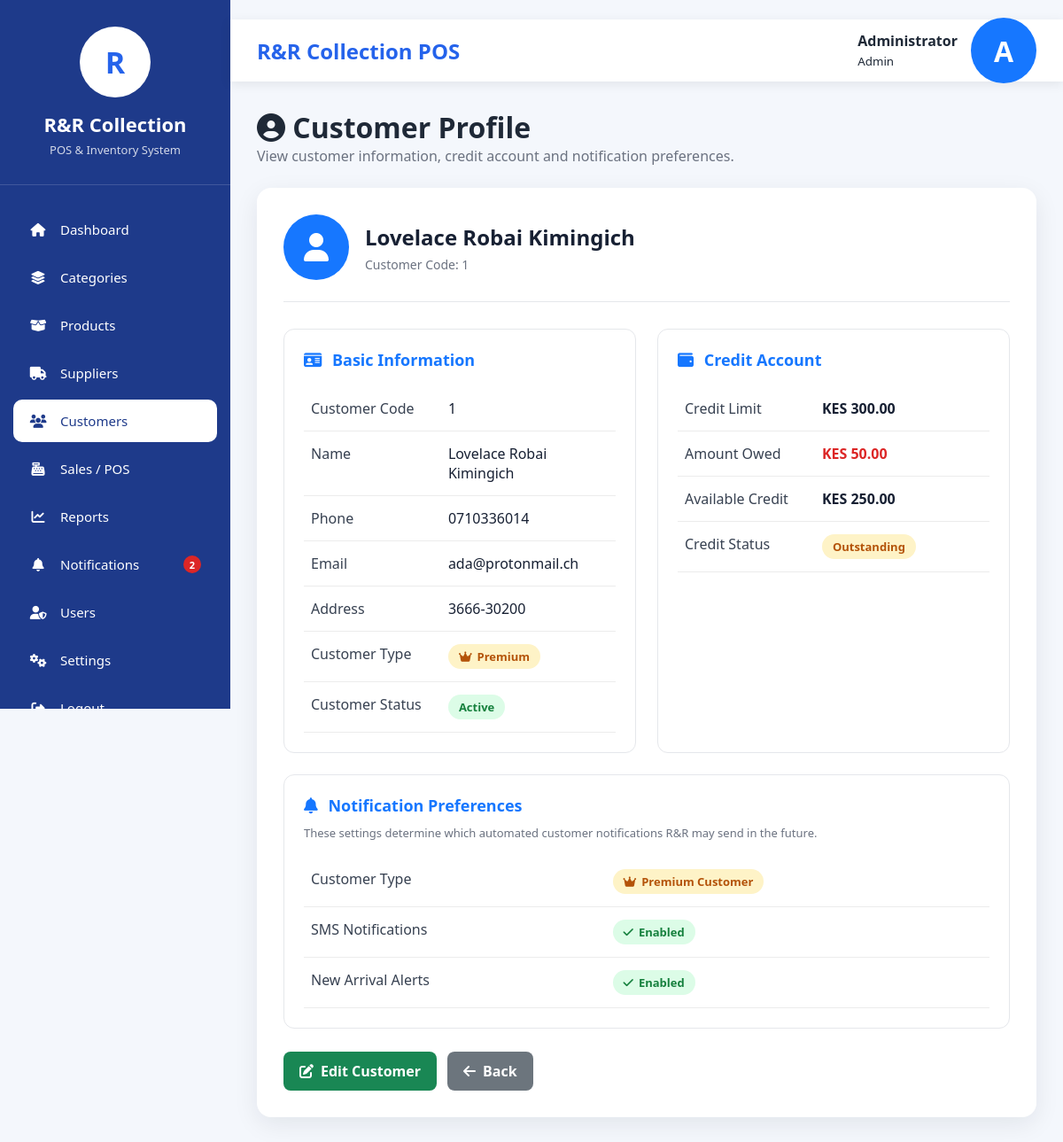
/admin/customers/view.php?id=4 (signed in), run on the app's committed database.
### tables this page shows
CREATE TABLE `customers` (
  `id` int(11) NOT NULL AUTO_INCREMENT,
  `customer_code` varchar(50) DEFAULT NULL,
  `customer_name` varchar(150) NOT NULL,
  `phone` varchar(30) DEFAULT NULL,
  `email` varchar(100) DEFAULT NULL,
  `address` varchar(255) DEFAULT NULL,
  `credit_limit` decimal(12,2) NOT NULL DEFAULT 0.00,
  `status` enum('Active','Inactive') NOT NULL DEFAULT 'Active',
  `premium_status` enum('Regular','Premium') NOT NULL DEFAULT 'Regular',
  `sms_enabled` tinyint(1) NOT NULL DEFAULT 1,
  `new_arrival_alerts` tinyint(1) NOT NULL DEFAULT 0,
  `credit_balance` decimal(12,2) NOT NULL DEFAULT 0.00,
  PRIMARY KEY (`id`),
  UNIQUE KEY `customer_code` (`customer_code`)
);

### admin/customers/view.php (the view, shortened to what this page needs)
<?php
require_once "../../config/database.php";
$id = (int) $_GET['id'];
$stmt = mysqli_prepare(
    $conn,
    "SELECT *
     FROM customers
     WHERE id = ?"
);
mysqli_stmt_bind_param($stmt, "i", $id);
if (!mysqli_stmt_execute($stmt)) {
    die("Customer load error: " . mysqli_stmt_error($stmt));
}
$result = mysqli_stmt_get_result($stmt);
$customer = mysqli_fetch_assoc($result);
$customerCode = $customer['customer_code'] ?? '';
$customerName = $customer['customer_name'] ?? '';
$phone        = $customer['phone'] ?? '';
$email        = $customer['email'] ?? '';
$address      = $customer['address'] ?? '';
$status       = $customer['status'] ?? 'Active';
$premiumStatus = $customer['premium_status'] ?? 'Regular';
$smsEnabled = (int) ($customer['sms_enabled'] ?? 1);
$newArrivalAlerts = (int) ($customer['new_arrival_alerts'] ?? 0);
$creditLimit = isset($customer['credit_limit']) && is_numeric($customer['credit_limit'])
    ? (float) $customer['credit_limit']
    : 0.00;
$balanceStmt = mysqli_prepare(
    $conn,
    "SELECT COALESCE(SUM(balance), 0)
     FROM sales
     WHERE customer_id = ?
       AND balance > 0"
);
mysqli_stmt_bind_param($balanceStmt, "i", $id);
mysqli_stmt_execute($balanceStmt);
mysqli_stmt_bind_result(
    $balanceStmt,
    $calculatedBalance
);
$creditBalance = (float) ($calculatedBalance ?? 0);
$availableCredit = max(
    0,
    $creditLimit - $creditBalance
);
if ($creditBalance <= 0) {
    $creditStatus = "Clear";
    $creditStatusClass = "credit-clear";
} elseif ($creditLimit > 0 && $creditBalance >= $creditLimit) {
    $creditStatus = "Limit Reached";
    $creditStatusClass = "credit-danger";
} else {
    $creditStatus = "Outstanding";
    $creditStatusClass = "credit-warning";
}
$smsStatus = $smsEnabled === 1
    ? "Enabled"
    : "Disabled";
$smsStatusClass = $smsEnabled === 1
    ? "credit-clear"
    : "credit-danger";
$arrivalStatus = $newArrivalAlerts === 1
    ? "Enabled"
    : "Disabled";
$arrivalStatusClass = $newArrivalAlerts === 1
    ? "credit-clear"
    : "credit-danger";
?>
<!DOCTYPE html>
<html lang="en">
<head>
<link rel="stylesheet"
      href="../../assets/css/dashboard.css">
<link rel="stylesheet"
      href="../../assets/css/sidebar.css">
<link rel="stylesheet"
      href="../../assets/css/form.css">
<link rel="stylesheet"
      href="https://cdnjs.cloudflare.com/ajax/libs/font-awesome/6.7.2/css/all.min.css">
</head>
<body>
<?php include "../../includes/sidebar.php"; ?>
<div class="main">
    <?php include "../../includes/topbar.php"; ?>
    <div class="container">
        <div class="page-title">
            <h1>
                <i class="fas fa-user-circle"></i>
                Customer Profile
            </h1>
            <p>
                View customer information, credit account and notification preferences.
            </p>
        </div>
        <div class="customer-profile">
            <div class="profile-header">
                <div class="avatar">
                    <i class="fas fa-user"></i>
                </div>
                <div>
                    <h2>
                        <?= htmlspecialchars($customerName); ?>
                    </h2>
                    <p>
                        Customer Code:
                        <?= htmlspecialchars($customerCode); ?>
                    </p>
                </div>
            </div>
            <div class="profile-grid">
                <div class="profile-card">
                    <h3>
                        <i class="fas fa-id-card"></i>
                        Basic Information
                    </h3>
                    <table class="profile-table">
                        <tr>
                            <td>Customer Code</td>
                            <td>
                                <?= htmlspecialchars($customerCode); ?>
                            </td>
                        </tr>
                        <tr>
                            <td>Name</td>
                            <td>
                                <?= htmlspecialchars($customerName); ?>
                            </td>
                        </tr>
                        <tr>
                            <td>Phone</td>
                            <td>
                                <?= htmlspecialchars($phone); ?>
                            </td>
                        </tr>
                        <tr>
                            <td>Email</td>
                            <td>
                                <?= htmlspecialchars($email); ?>
                            </td>
                        </tr>
                        <tr>
                            <td>Address</td>
                            <td>
                                <?= nl2br(htmlspecialchars($address)); ?>
                            </td>
                        </tr>
                        <tr>
                            <td>Customer Type</td>
                            <td>
                                <?php if ($premiumStatus === 'Premium'): ?>
                                    <span class="credit-status credit-warning">
                                        <i class="fas fa-crown"></i>
                                        Premium
                                    </span>
                                <?php else: ?>
                                    <span class="credit-status">
                                        Regular
                                    </span>
                                <?php endif; ?>
                            </td>
                        </tr>
                        <tr>
                            <td>Customer Status</td>
                            <td>
                                <?php if ($status === 'Active'): ?>
                                    <span class="credit-status credit-clear">
                                        Active
                                    </span>
                                <?php else: ?>
                                    <span class="credit-status credit-danger">
                                        <?= htmlspecialchars($status); ?>
                                    </span>
                                <?php endif; ?>
                            </td>
                        </tr>
                    </table>
                </div>
                <div class="profile-card">
                    <h3>
                        <i class="fas fa-wallet"></i>
                        Credit Account
                    </h3>
                    <table class="profile-table">
                        <tr>
                            <td>
                                Credit Limit
                            </td>
                            <td>
                                <strong>
                                    KES
                                    <?= number_format($creditLimit, 2); ?>
                                </strong>
                            </td>
                        </tr>
                        <tr>
                            <td>
                                Amount Owed
                            </td>
                            <td class="<?= $creditBalance > 0 ? 'money-owed' : 'money-clear'; ?>">
                                KES
                                <?= number_format($creditBalance, 2); ?>
                            </td>
                        </tr>
                        <tr>
                            <td>
                                Available Credit
                            </td>
                            <td>
                                <strong>
                                    KES
                                    <?= number_format($availableCredit, 2); ?>
                                </strong>
                            </td>
                        </tr>
                        <tr>
                            <td>
                                Credit Status
                            </td>
                            <td>
                                <span class="credit-status <?= $creditStatusClass; ?>">
                                    <?= htmlspecialchars($creditStatus); ?>
                                </span>
                            </td>
                        </tr>
                    </table>
                </div>
                <div class="profile-card notification-card">
                    <h3>
                        <i class="fas fa-bell"></i>
                        Notification Preferences
                    </h3>
                    <p class="notification-description">
                        These settings determine which automated customer
                        notifications R&amp;R may send in the future.
                    </p>
                    <table class="profile-table">
                        <tr>
                            <td>
                                Customer Type
                            </td>
                            <td>
                                <?php if ($premiumStatus === 'Premium'): ?>
                                    <span class="credit-status credit-warning">
                                        <i class="fas fa-crown"></i>
                                        Premium Customer
                                    </span>
                                <?php else: ?>
                                    <span class="credit-status">
                                        Regular Customer
                                    </span>
                                <?php endif; ?>
                            </td>
                        </tr>
                        <tr>
                            <td>
                                SMS Notifications
                            </td>
                            <td>
                                <span class="credit-status <?= $smsStatusClass; ?>">
                                    <i class="fas <?= $smsEnabled === 1 ? 'fa-check' : 'fa-ban'; ?>"></i>
                                    <?= $smsStatus; ?>
                                </span>
                            </td>
                        </tr>
                        <tr>
                            <td>
                                New Arrival Alerts
                            </td>
                            <td>
                                <span class="credit-status <?= $arrivalStatusClass; ?>">
                                    <i class="fas <?= $newArrivalAlerts === 1 ? 'fa-check' : 'fa-ban'; ?>"></i>
                                    <?= $arrivalStatus; ?>
                                </span>
                            </td>
                        </tr>
                    </table>
                </div>
            </div>
            <div class="customer-buttons">
                <a
                    href="edit.php?id=<?= (int) $customer['id']; ?>"
                    class="customer-btn customer-edit">
                    <i class="fas fa-edit"></i>
                    Edit Customer
                </a>
                <a
                    href="index.php"
                    class="customer-btn customer-back">
                    <i class="fas fa-arrow-left"></i>
                    Back
                </a>
            </div>
        </div>
    </div>
</div>
</body>
</html>

### assets/css/dashboard.css (style rules this page uses)
* { margin:0; padding:0; box-sizing:border-box; font-family:"Segoe UI",sans-serif; }
body { background:#F4F7FC; color:#1F2937; }
.main { margin-left:260px; min-height:100vh; }
.avatar { width:45px; height:45px; background:#2563EB; color:#fff; border-radius:50%; display:flex; justify-content:center; align-items:center; font-weight:bold; font-size:18px; }
.container { padding:30px; }
.page-title { margin-bottom:25px; }
.page-title h1 { font-size:32px; color:#1F2937; }
.page-title p { color:#6B7280; }
table { width:100%; border-collapse:collapse; }
table td { padding:15px; border-bottom:1px solid #E5E7EB; }

### assets/css/form.css (style rules this page uses)
.customer-profile { background:#fff; border-radius:12px; padding:30px; box-shadow:0 8px 25px rgba(0,0,0,.08); }
.profile-header { display:flex; align-items:center; gap:20px; margin-bottom:30px; padding-bottom:20px; border-bottom:1px solid #eee; }
.avatar { width:90px; height:90px; border-radius:50%; background:#0d6efd; color:#fff; display:flex; justify-content:center; align-items:center; font-size:40px; }
.profile-grid { display:grid; grid-template-columns:repeat(auto-fit,minmax(350px,1fr)); gap:25px; }
.profile-card { background:#fafafa; border-radius:10px; padding:20px; border:1px solid #ececec; }
.profile-card h3 { margin-bottom:15px; color:#0d6efd; }
.profile-table { width:100%; border-collapse:collapse; }
.profile-table td { padding:12px 8px; border-bottom:1px solid #ececec; }
.profile-table td:first-child { font-weight:600; width:40%; color:#555; }
.customer-buttons { display:flex; gap:15px; margin-top:25px; }
.customer-btn { padding:12px 22px; border-radius:8px; text-decoration:none; border:none; cursor:pointer; font-weight:600; }
.customer-back { background:#6c757d; color:white; }

### admin/customers/view.php (style rules this page uses)
.customer-profile { background: #fff; border-radius: 16px; padding: 30px; box-shadow: 0 8px 28px rgba(15, 23, 42, 0.08); }
.profile-header { display: flex; align-items: center; gap: 18px; padding-bottom: 24px; margin-bottom: 30px; border-bottom: 1px solid #e5e7eb; }
.avatar { width: 74px; height: 74px; border-radius: 50%; background: #1677ff; color: #fff; display: flex; align-items: center; justify-content: center; font-size: 32px; flex-shrink: 0; }
.profile-header h2 { margin: 0 0 5px; color: #172033; font-size: 24px; }
.profile-header p { margin: 0; color: #6b7280; font-size: 14px; }
.profile-grid { display: grid; grid-template-columns: repeat(2, minmax(0, 1fr)); gap: 24px; }
.profile-card { border: 1px solid #e5e7eb; border-radius: 12px; padding: 22px; background: #fff; }
.profile-card h3 { margin: 0 0 18px; color: #1677ff; font-size: 18px; }
.profile-card h3 i { margin-right: 7px; }
.profile-table { width: 100%; border-collapse: collapse; }
.profile-table tr { border-bottom: 1px solid #edf0f4; }
.profile-table tr:last-child { border-bottom: none; }
.profile-table td { padding: 14px 8px; vertical-align: top; }
.profile-table td:first-child { width: 44%; color: #374151; font-weight: 500; }
.profile-table td:last-child { color: #172033; word-break: break-word; }
.money-owed { color: #dc2626 !important; font-weight: 700; }
.credit-status { display: inline-flex; align-items: center; gap: 6px; padding: 5px 12px; border-radius: 999px; font-size: 13px; font-weight: 600; }
.credit-clear { background: #dcfce7; color: #15803d; }
.credit-warning { background: #fef3c7; color: #b45309; }
.notification-card { grid-column: 1 / -1; }
.notification-description { margin: -8px 0 18px; color: #6b7280; font-size: 13px; }
.customer-buttons { display: flex; gap: 12px; margin-top: 26px; }
.customer-btn { display: inline-flex; align-items: center; justify-content: center; gap: 8px; min-height: 44px; padding: 0 18px; border-radius: 8px; text-decoration: none; font-weight: 600; transition: opacity .2s, transform .2s; }
.customer-edit { background: #198754; color: #fff; }
.customer-back { background: #6c757d; color: #fff; }

### data on the page
customers: customer_name "Lovelace Robai Kimingich", customer_code "1", phone "0710336014", email "ada@protonmail.ch", address "3666-30200", credit_limit "300.00", credit_limit "250.00", credit_limit "Outstanding", sms_enabled "Enabled", new_arrival_alerts "Enabled"

### other printed values
$pendingNotifications "2"
$_SESSION['fullname'] "Administrator"
$_SESSION['role'] "Admin"
substr($_SESSION['fullname'], 0, 1) "A"
$creditBalance "50.00"
